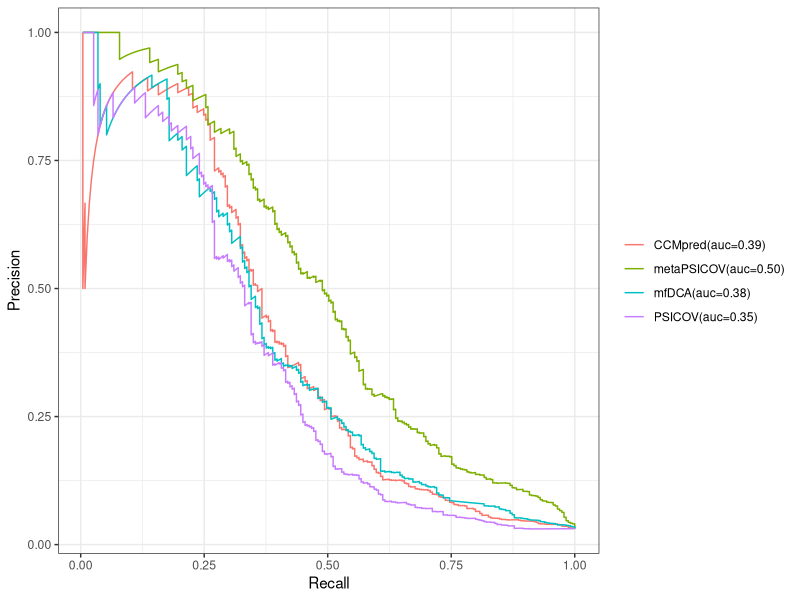

Generate this figure with R:
if (!require("ggplot2")){
  install.packages("ggplot2", dependencies = TRUE)
  library(ggplot2)
}
d1 = read.table("pr.txt", sep = "	", header = F)
png("auc_pr.png", width=3000, height=1800, res=450)
p1 <- ggplot(data = d1, aes(d1$V1, d1$V2)) +
  geom_line(aes(colour = factor(d1$V3)), lwd = 0.5) +
  xlab("Recall") +
  ylab("Precision") +
  theme_bw() +
  theme(legend.position = "right", legend.title=element_blank())
print(p1)
